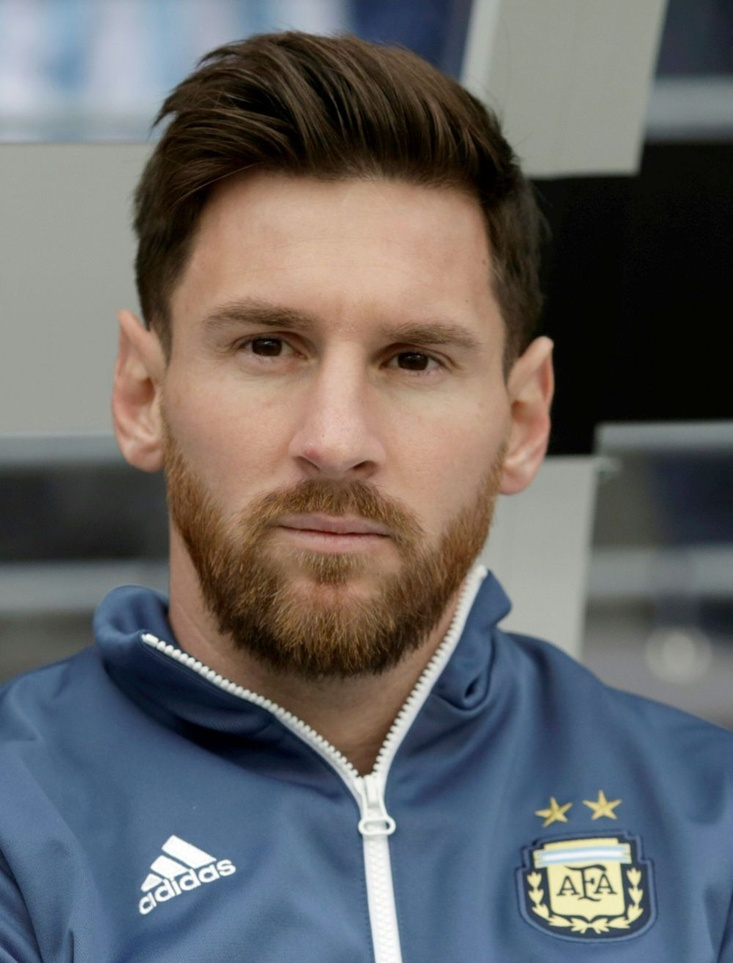
#> input picture open-cv/face-detection/messi_edge.jpeg, 733 x 963 px, shrunk from 1000 x 1314 before the run
$ jupyter execute face-detection.ipynb
#> lines starting #> are read from the running program, lines starting #| are printed output that depends on the picture; after the words box and inside, x2 and y2 are one past the last pixel; in counts of white or black regions, pixels touching at a corner belong together
# Face Detection Using OPEN-CV
## https://opencv-python-tutroals.readthedocs.io/en/latest/py_tutorials/py_objdetect/py_face_detection/py_face_detection.html

[cell 1]
import numpy as np
import cv2

face_cascade = cv2.CascadeClassifier('haarcascade_frontalface_default.xml')
eye_cascade = cv2.CascadeClassifier('haarcascade_eye.xml')
print( face_cascade.empty() )
print(eye_cascade.empty())
img = cv2.imread('messi_edge.jpeg')
#> img is the input picture: shape (963, 733, 3); mean B, G, R 101.5, 101.4, 102.6
gray = cv2.cvtColor(img, cv2.COLOR_BGR2GRAY)
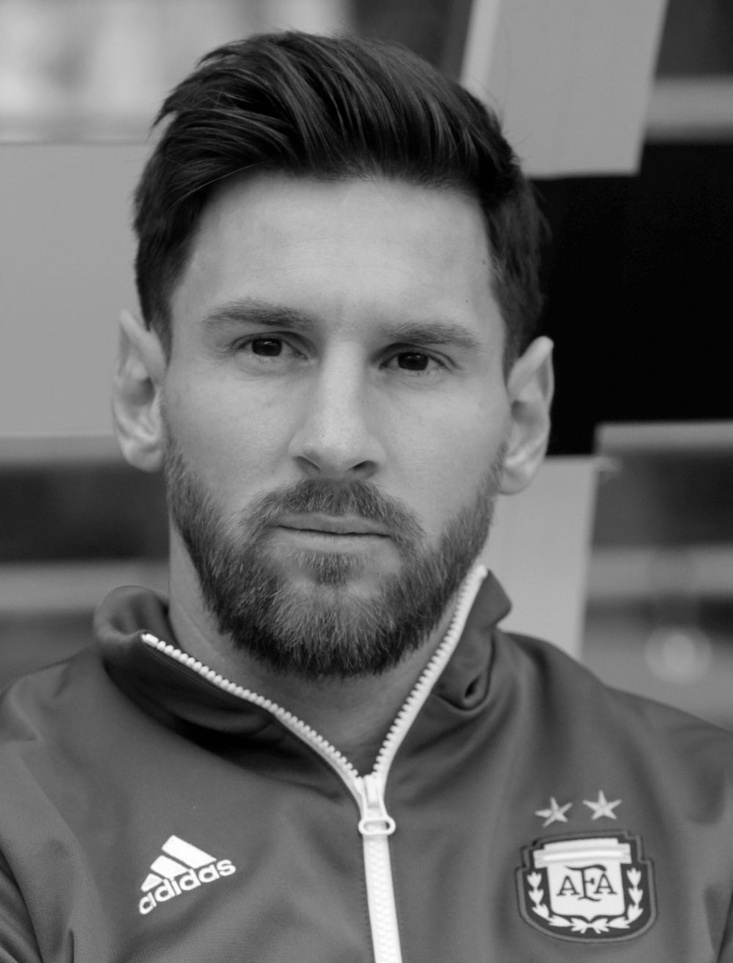
#> gray: shape (963, 733); min 0, max 255, mean 101.7
print(gray)
#> (printed output is left out)

[cell 2]
faces = face_cascade.detectMultiScale(gray, 1.3, 5)
#> faces = [[115, 183, 445, 445]]
for (x,y,w,h) in faces:
    img = cv2.rectangle(img,(x,y),(x+w,y+h),(255,0,0),2)
    roi_gray = gray[y:y+h, x:x+w]
    roi_color = img[y:y+h, x:x+w]
    eyes = eye_cascade.detectMultiScale(roi_gray)
    for (ex,ey,ew,eh) in eyes:
        cv2.rectangle(roi_color,(ex,ey),(ex+ew,ey+eh),(0,255,0),2)
#> this loop made 1 pass
#> (x, y, w, h, eyes) on pass 1: (115, 183, 445, 445, [[246, 125, 100, 100], [102, 116, 95, 95]])
#> pass 1, `img = cv2.rectangle(img,(x,y),(x+w,y+h),(255,0,0),2)`:
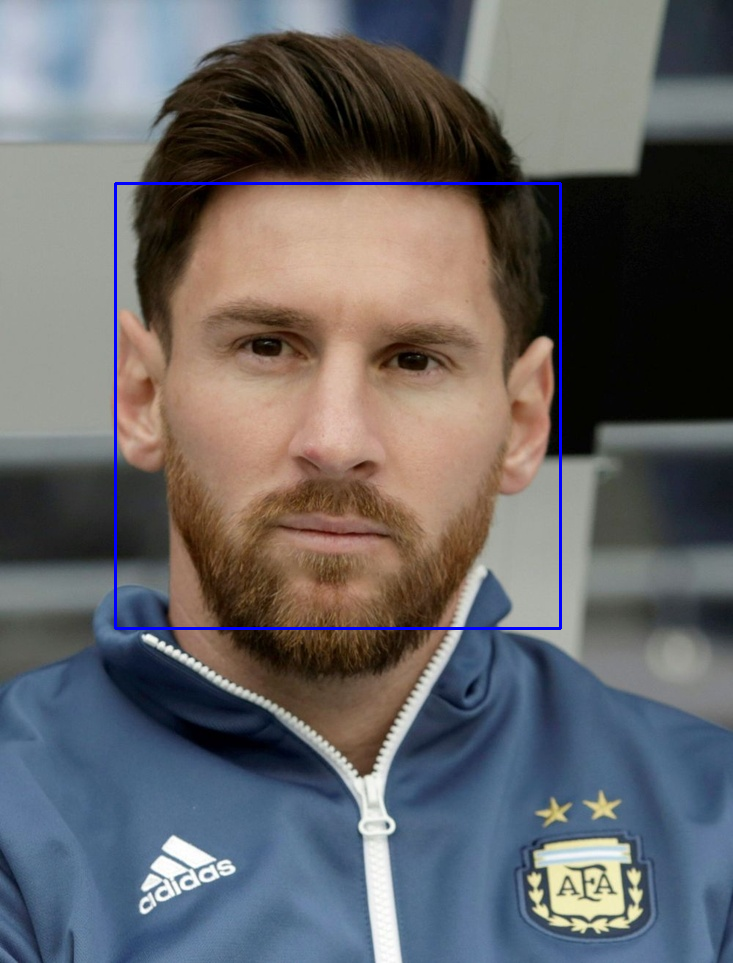
#> img: shape (963, 733, 3); 0.76% of pixels changed, all inside (x1, y1, x2, y2) = (114, 182, 562, 630)
#> pass 1, `roi_gray = gray[y:y+h, x:x+w]`:
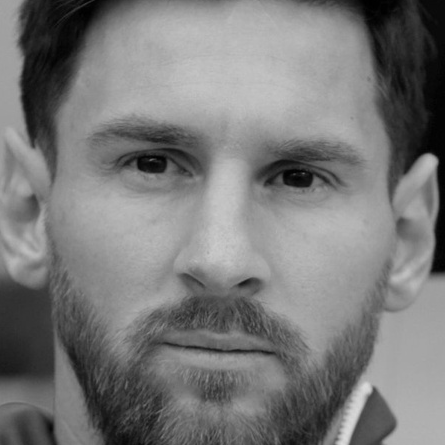
#> roi_gray: shape (445, 445); min 0, max 219, mean 120.9
#> pass 1, `roi_color = img[y:y+h, x:x+w]`:
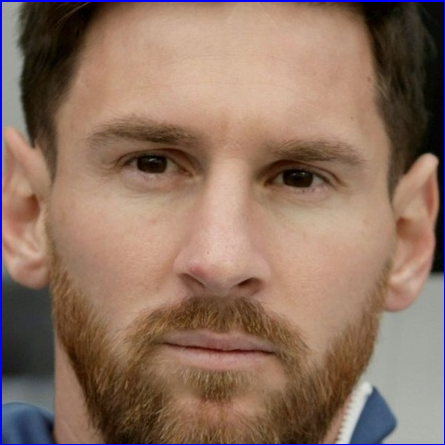
#> roi_color: shape (445, 445, 3); mean B, G, R 97.3, 113.6, 141.7
#> after the loop:
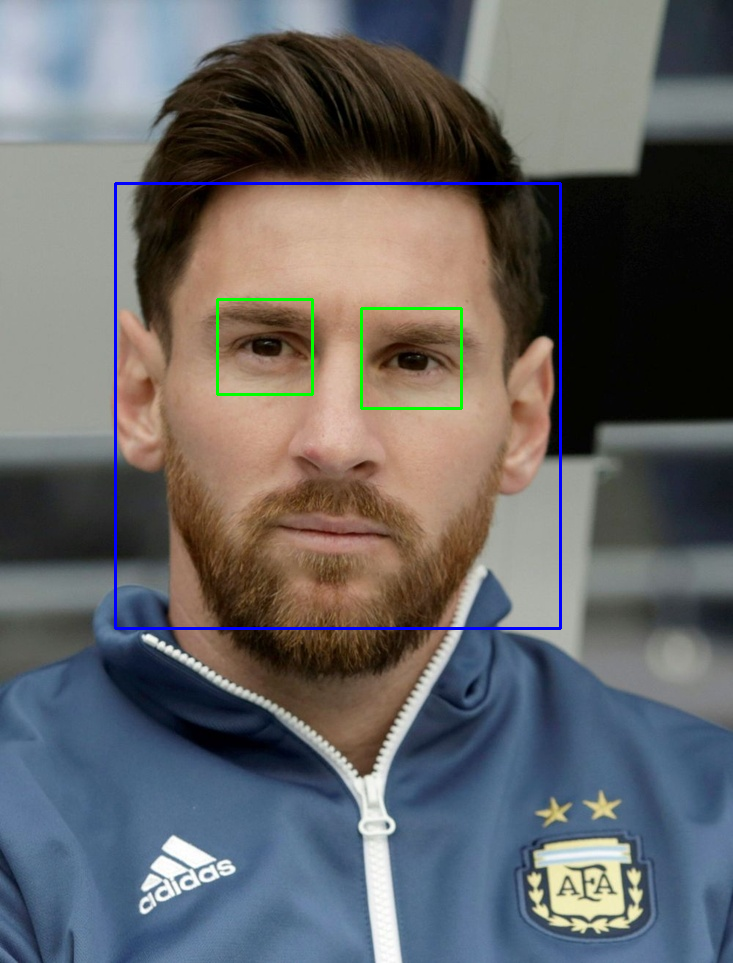
#> img: shape (963, 733, 3); 0.33% of pixels changed, all inside (x1, y1, x2, y2) = (216, 298, 463, 410)
#> after the loop:
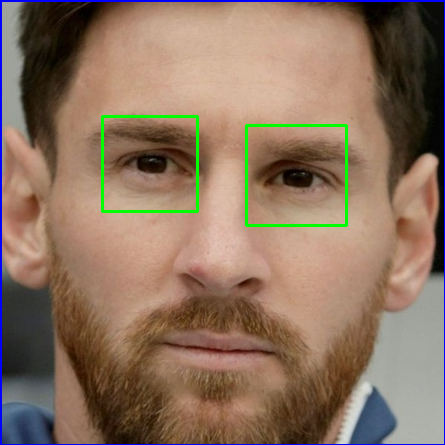
#> roi_color: shape (445, 445, 3); 1.18% of pixels changed, all inside (x1, y1, x2, y2) = (101, 115, 348, 227)

cv2.imshow('img',img)
cv2.waitKey(0)
cv2.destroyAllWindows()
